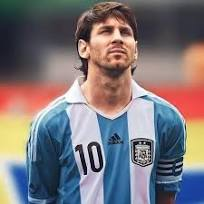
#> input picture process_images/image.png, 204 x 204 px
$ python masaike.py
#> lines starting #> are read from the running program, lines starting #| are printed output that depends on the picture
from PIL import Image
import numpy as np
import os

def average_color(image):
    """计算图片的平均颜色"""
    np_image = np.array(image)
    w, h, d = np_image.shape
    return tuple(np.average(np_image.reshape(w * h, d), axis=0))

def find_closest_tile(tile, tiles):
    """在瓷砖中找到与给定瓷砖颜色最接近的瓷砖"""
    min_dist = float('inf')
    selected_tile = None
    tile_avg_color = average_color(tile)
    for t in tiles:
        dist = np.sqrt(sum((a - b) ** 2 for a, b in zip(tile_avg_color, t['avg_color'])))
        if dist < min_dist:
            min_dist = dist
            selected_tile = t['image']
    return selected_tile

def create_color_matching_mosaic(target_image_path, tiles_folder, output_size, tiles_size):
#> called with target_image_path = './image.png', tiles_folder = './output_download_pics', output_size = (10000, 10000), tiles_size = (200, 200)
    target_image = Image.open(target_image_path)
#> target_image is the input picture: PIL image 204x204 RGB; mean R, G, B 124.5, 117.5, 121.8
    target_image = target_image.resize(output_size)
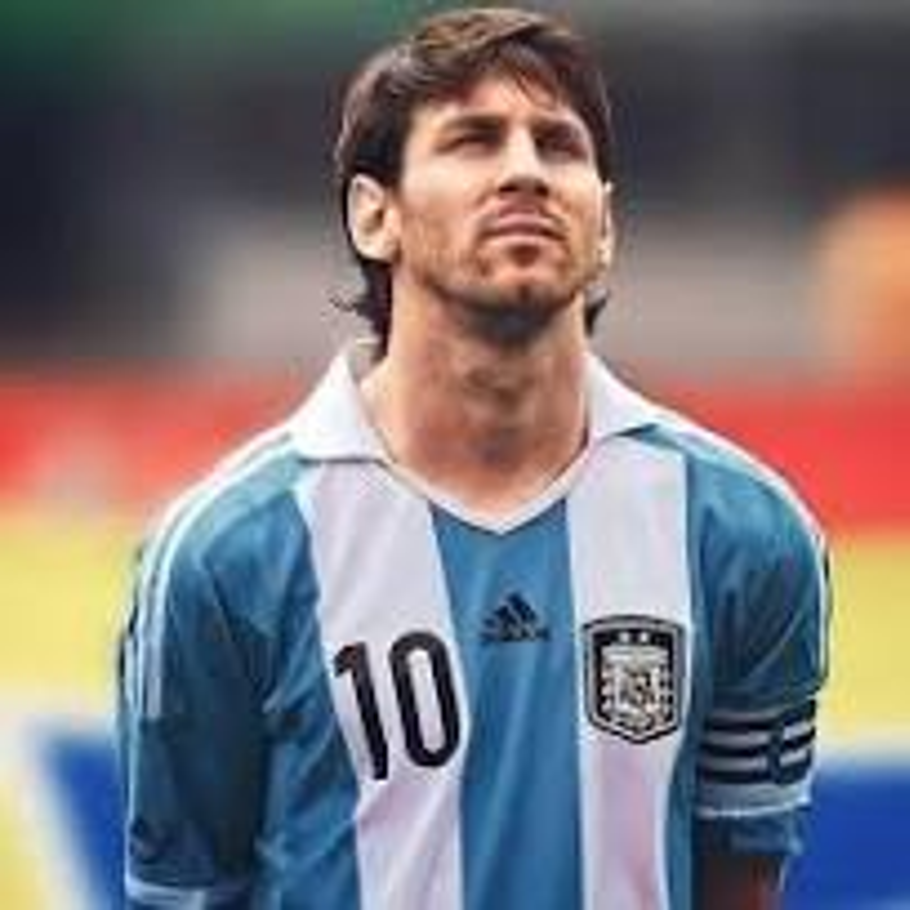
#> target_image: PIL image 10000x10000 RGB (shown at 1/11 size); mean R, G, B 124.5, 117.5, 121.8

    # 读取并缩放所有瓷砖图片
    tiles = []
#> (the run stopped early here; a loop or call above may not have finished)
